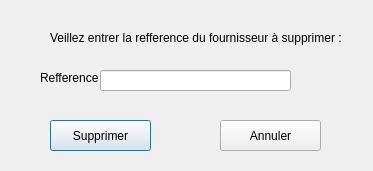
<?xml version="1.0" encoding="UTF-8"?>
<ui version="4.0">
 <class>supp_fournisseur</class>
 <widget class="QDialog" name="supp_fournisseur">
  <property name="geometry">
   <rect>
    <x>0</x>
    <y>0</y>
    <width>373</width>
    <height>171</height>
   </rect>
  </property>
  <property name="windowTitle">
   <string>Suppression</string>
  </property>
  <widget class="QLineEdit" name="lineEdit">
   <property name="geometry">
    <rect>
     <x>100</x>
     <y>70</y>
     <width>191</width>
     <height>21</height>
    </rect>
   </property>
  </widget>
  <widget class="QLabel" name="label">
   <property name="geometry">
    <rect>
     <x>50</x>
     <y>30</y>
     <width>291</width>
     <height>16</height>
    </rect>
   </property>
   <property name="text">
    <string>Veillez entrer la refference du fournisseur à supprimer :</string>
   </property>
  </widget>
  <widget class="QLabel" name="label_2">
   <property name="geometry">
    <rect>
     <x>40</x>
     <y>70</y>
     <width>61</width>
     <height>16</height>
    </rect>
   </property>
   <property name="text">
    <string>Refference</string>
   </property>
  </widget>
  <widget class="QPushButton" name="pushButton">
   <property name="geometry">
    <rect>
     <x>50</x>
     <y>120</y>
     <width>101</width>
     <height>31</height>
    </rect>
   </property>
   <property name="text">
    <string>Supprimer</string>
   </property>
  </widget>
  <widget class="QPushButton" name="pushButton_2">
   <property name="geometry">
    <rect>
     <x>220</x>
     <y>120</y>
     <width>101</width>
     <height>31</height>
    </rect>
   </property>
   <property name="text">
    <string>Annuler</string>
   </property>
  </widget>
 </widget>
 <resources/>
 <connections/>
</ui>
